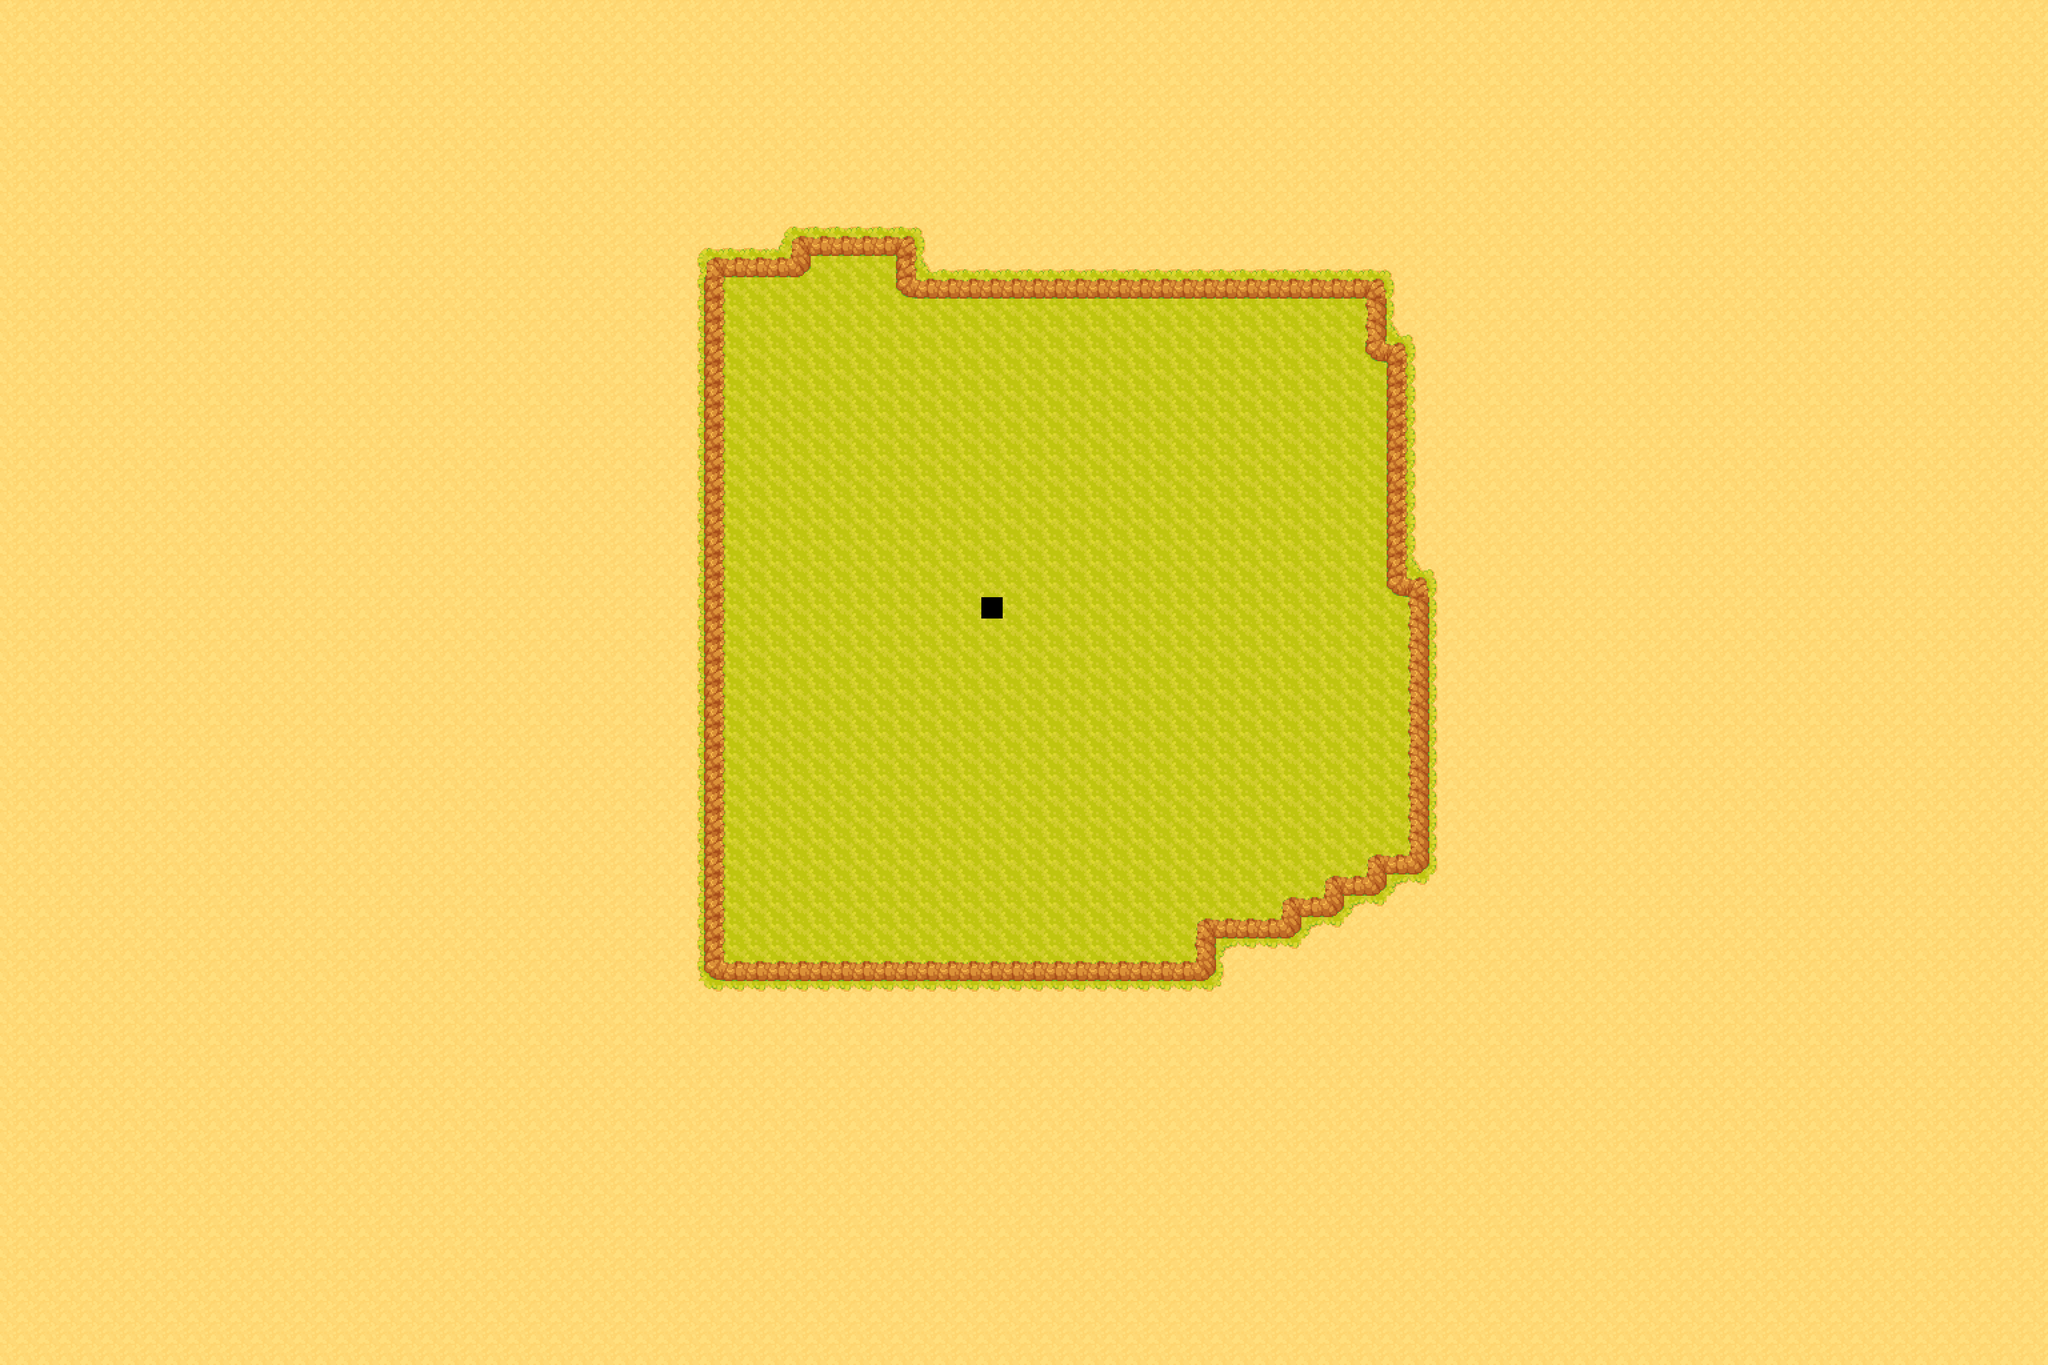

Below is a game level as drawn by its tile map, then a one-line description and the .tmx that defines it (tile-layer data replaced by summaries):
An orthogonal 96x64 tile map with 64x64 px tiles, 1 tile layer (Ground), 2 tilesets and 130 objects (30x Enemy, 5x Power up, Player).

<map version="1.10" tiledversion="1.12.2" orientation="orthogonal" renderorder="right-down" width="96" height="64" tilewidth="64" tileheight="64" infinite="0" nextlayerid="5" nextobjectid="175">
 <tileset firstgid="1" source="../tilesets/Objects.tsx" />
 <tileset firstgid="15" source="world_tileset.tsx" />
 <layer id="1" name="Ground" width="96" height="64">
  <data>[6144 cells, 6143 non-empty, 25 distinct tile ids]</data>
 </layer>
 <objectgroup id="4" name="Entities">
  <object id="38" name="Player" x="3229.33" y="1868">
   <point />
  </object>
  <object id="39" name="Enemy" x="3273.7" y="1220.85">
   <point />
  </object>
  <object id="40" name="Enemy" x="3638.42" y="1114.42">
   <point />
  </object>
  <object id="41" name="Enemy" x="3982.91" y="1280.49">
   <point />
  </object>
  <object id="42" name="Enemy" x="3965.7" y="1792.49">
   <point />
  </object>
  <object id="43" name="Enemy" x="3628" y="1408">
   <point />
  </object>
  <object id="44" name="Enemy" x="2939.88" y="1453.33">
   <point />
  </object>
  <object id="45" name="Enemy" x="2622.55" y="1009.94">
   <point />
  </object>
  <object id="46" name="Enemy" x="2374.91" y="1152.12">
   <point />
  </object>
  <object id="47" name="Enemy" x="2501.45" y="1032.24">
   <point />
  </object>
  <object id="48" name="Enemy" x="2492.37" y="1532">
   <point />
  </object>
  <object id="49" name="Enemy" x="2351.88" y="1904">
   <point />
  </object>
  <object id="50" name="Enemy" x="2319.15" y="2484.73">
   <point />
  </object>
  <object id="51" name="Enemy" x="2465.33" y="2136">
   <point />
  </object>
  <object id="52" name="Enemy" x="2604" y="2464">
   <point />
  </object>
  <object id="53" name="Enemy" x="2949.33" y="2741.7">
   <point />
  </object>
  <object id="54" name="Enemy" x="3532" y="2734.67">
   <point />
  </object>
  <object id="55" name="Enemy" x="3332" y="2437.33">
   <point />
  </object>
  <object id="56" name="Enemy" x="3802.67" y="2632">
   <point />
  </object>
  <object id="57" name="Enemy" x="3734.67" y="2358.67">
   <point />
  </object>
  <object id="58" name="Enemy" x="3987.27" y="2210.31">
   <point />
  </object>
  <object id="59" name="Enemy" x="3797.33" y="2085.33">
   <point />
  </object>
  <object id="60" name="Enemy" x="4139.4" y="1962.67">
   <point />
  </object>
  <object id="61" name="Enemy" x="3917.33" y="1614.67">
   <point />
  </object>
  <object id="62" name="Enemy" x="2332.12" y="2666.67">
   <point />
  </object>
  <object id="63" name="Enemy" x="2637.45" y="2722.31">
   <point />
  </object>
  <object id="64" name="Enemy" x="3306.18" y="2766.91">
   <point />
  </object>
  <object id="65" name="Enemy" x="3640" y="2625.33">
   <point />
  </object>
  <object id="66" name="Enemy" x="4033.94" y="2442.91">
   <point />
  </object>
  <object id="67" name="Enemy" x="3968" y="1944">
   <point />
  </object>
  <object id="68" name="Enemy" x="3546.67" y="1769.33">
   <point />
  </object>
  <object id="69" name="Power up" x="2306" y="1005.33">
   <point />
  </object>
  <object id="70" name="Power up" x="3062" y="2860.67">
   <point />
  </object>
  <object id="71" name="Power up" x="4168.67" y="2530.67">
   <point />
  </object>
  <object id="72" name="Power up" x="3423.33" y="1006">
   <point />
  </object>
  <object id="73" name="Power up" x="4104" y="1214.67">
   <point />
  </object>
 </objectgroup>
 <objectgroup id="2" name="Collisions">
  <object id="74" x="3460" y="1579.33" width="60.667" height="62.667" />
  <object id="75" x="3141.33" y="2532" width="105.333" height="66" />
  <object id="76" x="3780.67" y="1854.67" width="96" height="58.667" />
  <object id="77" x="4031.33" y="2155.33" width="67.333" height="120.667" />
  <object id="78" x="3572.67" y="1475.33" width="67.333" height="66.667" />
  <object id="79" x="2630.67" y="1236" width="60" height="71.333" />
  <object id="80" x="2164" y="2874.6" width="3982.42" height="1218.61" />
  <object id="81" x="3038.67" y="1171.57" width="56" height="38.4243" />
  <object id="82" x="3599.33" y="2775.33" width="310" height="125.636" />
  <object id="83" x="3866.67" y="2709.33" width="174.667" height="187.515" />
  <object id="84" x="3989.03" y="2641.51" width="262.848" height="257.03" />
  <object id="85" x="4113.33" y="2580.67" width="204" height="112.667" />
  <object id="86" x="4215.33" y="1733.76" width="1933.09" height="1151.09" />
  <object id="87" x="-16.0003" y="824" width="2194.37" height="3268.24" />
  <object id="88" x="4150.67" y="1088" width="1988" height="703.333" />
  <object id="89" x="2304.48" y="1271.15" width="57.3339" height="57.333" />
  <object id="90" x="3253.34" y="1396.72" width="101.996" height="45.9391" />
  <object id="91" x="4094.67" y="877.273" width="2048.13" height="208.06" />
  <object id="92" x="2612.67" y="1696" width="80.67" height="56.667" />
  <object id="93" x="3126" y="1622.67" width="65.333" height="56" />
  <object id="94" x="3094.67" y="2169.33" width="96.0003" height="45.3337" />
  <object id="95" x="2686" y="-9.45452" width="3460.61" height="916.122" />
  <object id="96" x="3789.33" y="1250.61" width="97.333" height="61.394" />
  <object id="97" x="2426.91" y="-7.81782" width="258" height="789.152" />
  <object id="98" x="-15.3367" y="-9.15181" width="2438" height="847.818" />
  <object id="99" x="2484.12" y="2699.45" width="66.55" height="121.88" />
  <object id="100" x="2898.6" y="1881.33" width="117.39" height="62.667" />
  <object id="101" x="3901.64" y="2436.67" width="59.7" height="127.15" />
  <object id="157" x="2262" y="2032" width="84" height="55" />
  <object id="158" x="3478" y="2485" width="92" height="61" />
  <object id="159" x="3550" y="1968" width="82" height="66" />
  <object id="160" x="2906" y="1632" width="96" height="51" />
  <object id="161" x="2791" y="2174" width="62" height="94" />
 </objectgroup>
 <objectgroup id="3" name="Objects">
  <object id="1" gid="8" x="2789.22" y="2268.79" width="64" height="104" />
  <object id="4" gid="9" x="4032.24" y="2280.48" width="64" height="128" />
  <object id="5" gid="9" x="3901.33" y="2564" width="64" height="128" />
  <object id="6" gid="9" x="2484.97" y="2822.67" width="64" height="128" />
  <object id="7" gid="12" x="3461.33" y="2542.67" width="128" height="192" />
  <object id="8" gid="12" x="3942.67" y="3089.33" width="128" height="192" />
  <object id="9" gid="12" x="4243.33" y="2891.33" width="128" height="192" />
  <object id="10" gid="12" x="5005.33" y="2095.33" width="128" height="192" />
  <object id="11" gid="13" x="1931.33" y="2712" width="128" height="192" />
  <object id="13" gid="10" x="4552" y="2060" width="60" height="60" />
  <object id="14" gid="10" x="4314" y="738" width="60" height="60" />
  <object id="15" gid="3" x="3778.67" y="1310.67" width="128" height="192" />
  <object id="18" gid="5" x="3034.67" y="1212.67" width="64" height="128" />
  <object id="20" gid="5" x="2694" y="3153.33" width="64" height="128" />
  <object id="23" gid="4" x="2898" y="1942" width="128" height="192" />
  <object id="24" gid="4" x="3522.67" y="2030.67" width="128" height="192" />
  <object id="26" gid="4" x="2890.06" y="1686.3" width="128" height="192" />
  <object id="29" gid="2" x="2304" y="1331.33" width="56" height="60" />
  <object id="30" gid="2" x="2633.33" y="1299.34" width="56" height="60" />
  <object id="31" gid="2" x="3464" y="1637.33" width="56" height="60" />
  <object id="102" gid="12" x="3239.56" y="1439.77" width="128" height="192" />
  <object id="103" gid="12" x="3076.12" y="2214.2" width="128" height="192" />
  <object id="104" gid="12" x="1072.09" y="1932.15" width="128" height="192" />
  <object id="105" gid="12" x="3130.43" y="2589.59" width="128" height="192" />
  <object id="106" gid="14" x="3649.71" y="3089.46" width="64" height="128" />
  </objectgroup>
</map>
<!-- 36 of 130 objects omitted -->
